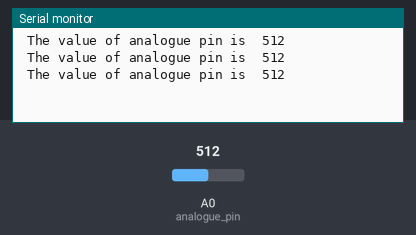
Recording of a sketch running on a simulated Arduino Uno, built with avr-gcc and run on an emulated ATmega328P. Parts: the last lines printed to the serial monitor. Inputs (shaded band) come from the test bench; at power-on: A0 (analogue_pin) = 512.

Above: at 1.3 s.
1.4 s: A0 (analogue_pin) set to 716
At 1.9 s:
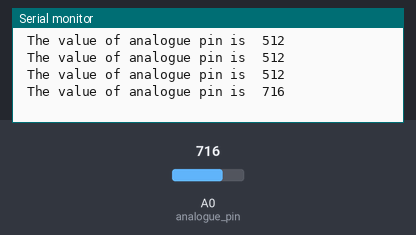
2.9 s: A0 (analogue_pin) set to 900
At 3.4 s:
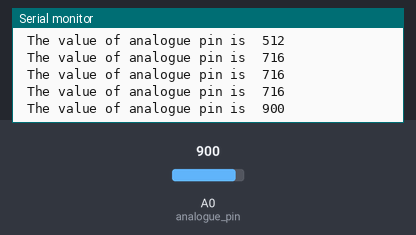
Timing chart, 0 to 5.9 s (numbered marks = the images above; inputs shaded):
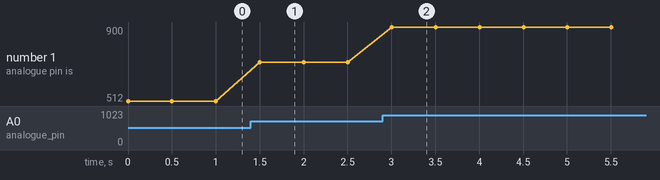

The sketch:

_7053275_Arun_Kuttiyara_Varghese_Lab5_Task1.ino
```cpp
/*
  7053275_Arun_Kuttiyara_Varghese_Lab5_Task1
  Reading value from analogue input and displaying it!
 */

// pin 14 have the capability to read analogue value in adruino
int8_t analogue_pin = 14;
int32_t analogue_value;
// the setup routine runs once when you press reset:
void setup() {
 //enabling serial printing
 Serial.begin(9600);
}

//the loop routine runs over and over again forever:
void loop() {
 Serial.print(" The value of analogue pin is  ");
 analogue_value= analogRead(analogue_pin);
 Serial.println(analogue_value);
 delay(500);
}
```

Measured:
- after the input at 1.4 s, the serial monitor: prints a new line after 0.10 s (image 1)
- after the input at 2.9 s, the serial monitor: prints a new line after 0.10 s (image 2)
- plotted number 1: 512 → 716 after the input at 1.4 s, 716 → 900 after the input at 2.9 s
